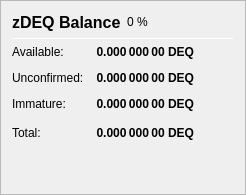
                   <widget class="QFrame" name="frame_ZerocoinBalances">
                    <property name="frameShape">
                     <enum>QFrame::StyledPanel</enum>
                    </property>
                    <property name="frameShadow">
                     <enum>QFrame::Raised</enum>
                    </property>
                    <layout class="QVBoxLayout" name="verticalLayout_7">
                     <item>
                      <layout class="QHBoxLayout" name="horizontalLayout_8" stretch="0,0,0">
                       <item>
                        <widget class="QLabel" name="label_5z_3">
                         <property name="minimumSize">
                          <size>
                           <width>0</width>
                           <height>20</height>
                          </size>
                         </property>
                         <property name="font">
                          <font>
                           <pointsize>12</pointsize>
                           <weight>75</weight>
                           <bold>true</bold>
                          </font>
                         </property>
                         <property name="text">
                          <string>zDEQ Balance</string>
                         </property>
                        </widget>
                       </item>
                       <item>
                        <widget class="QLabel" name="labelzDEQPercent">
                         <property name="text">
                          <string notr="true">0 %</string>
                         </property>
                        </widget>
                       </item>
                       <item>
                        <spacer name="horizontalSpacer_11">
                         <property name="orientation">
                          <enum>Qt::Horizontal</enum>
                         </property>
                         <property name="sizeHint" stdset="0">
                          <size>
                           <width>40</width>
                           <height>20</height>
                          </size>
                         </property>
                        </spacer>
                       </item>
                      </layout>
                     </item>
                     <item>
                      <widget class="Line" name="line_ZerocoinBalance">
                       <property name="minimumSize">
                        <size>
                         <width>0</width>
                         <height>1</height>
                        </size>
                       </property>
                       <property name="maximumSize">
                        <size>
                         <width>16777215</width>
                         <height>1</height>
                        </size>
                       </property>
                       <property name="orientation">
                        <enum>Qt::Horizontal</enum>
                       </property>
                      </widget>
                     </item>
                     <item>
                      <layout class="QGridLayout" name="gridLayout_5">
                       <property name="spacing">
                        <number>12</number>
                       </property>
                       <item row="1" column="0">
                        <widget class="QLabel" name="labelzBalanceMatureText">
                         <property name="toolTip">
                          <string>Mature: more than 20 confirmation and more than 1 mint of the same denomination after it was minted.
These zDEQ are spendable.</string>
                         </property>
                         <property name="text">
                          <string>Available:</string>
                         </property>
                        </widget>
                       </item>
                       <item row="1" column="1">
                        <widget class="QLabel" name="labelzBalanceMature">
                         <property name="font">
                          <font>
                           <weight>75</weight>
                           <bold>true</bold>
                          </font>
                         </property>
                         <property name="toolTip">
                          <string>Mature: more than 20 confirmation and more than 1 mint of the same denomination after it was minted.
These zDEQ are spendable.</string>
                         </property>
                         <property name="text">
                          <string notr="true">0.000 000 00 DEQ</string>
                         </property>
                         <property name="alignment">
                          <set>Qt::AlignRight|Qt::AlignTrailing|Qt::AlignVCenter</set>
                         </property>
                        </widget>
                       </item>
                       <item row="2" column="0">
                        <widget class="QLabel" name="labelzBalanceUnconfirmedText">
                         <property name="toolTip">
                          <string>Unconfirmed: less than 20 confirmations
Immature: confirmed, but less than 1 mint of the same denomination after it was minted</string>
                         </property>
                         <property name="text">
                          <string>Unconfirmed:</string>
                         </property>
                        </widget>
                       </item>
                       <item row="2" column="1">
                        <widget class="QLabel" name="labelzBalanceUnconfirmed">
                         <property name="font">
                          <font>
                           <weight>75</weight>
                           <bold>true</bold>
                          </font>
                         </property>
                         <property name="toolTip">
                          <string>Unconfirmed: less than 20 confirmations
Immature: confirmed, but less than 1 mint of the same denomination after it was minted</string>
                         </property>
                         <property name="text">
                          <string notr="true">0.000 000 00 DEQ</string>
                         </property>
                         <property name="alignment">
                          <set>Qt::AlignRight|Qt::AlignTrailing|Qt::AlignVCenter</set>
                         </property>
                        </widget>
                       </item>
                       <item row="3" column="0">
                        <widget class="QLabel" name="labelzBalanceImmatureText">
                         <property name="toolTip">
                          <string>Unconfirmed: less than 20 confirmations
Immature: confirmed, but less than 1 mint of the same denomination after it was minted</string>
                         </property>
                         <property name="text">
                          <string>Immature:</string>
                         </property>
                        </widget>
                       </item>
                       <item row="3" column="1">
                        <widget class="QLabel" name="labelzBalanceImmature">
                         <property name="font">
                          <font>
                           <weight>75</weight>
                           <bold>true</bold>
                          </font>
                         </property>
                         <property name="toolTip">
                          <string>Unconfirmed: less than 20 confirmations
Immature: confirmed, but less than 1 mint of the same denomination after it was minted</string>
                         </property>
                         <property name="text">
                          <string notr="true">0.000 000 00 DEQ</string>
                         </property>
                         <property name="alignment">
                          <set>Qt::AlignRight|Qt::AlignTrailing|Qt::AlignVCenter</set>
                         </property>
                        </widget>
                       </item>
                       <item row="4" column="0">
                        <widget class="QLabel" name="labelzBalanceText">
                         <property name="toolTip">
                          <string>Your current zDEQ balance, unconfirmed and immature zDEQ included.</string>
                         </property>
                         <property name="text">
                          <string>Total:</string>
                         </property>
                        </widget>
                       </item>
                       <item row="4" column="1">
                        <widget class="QLabel" name="labelzBalance">
                         <property name="font">
                          <font>
                           <weight>75</weight>
                           <bold>true</bold>
                          </font>
                         </property>
                         <property name="cursor">
                          <cursorShape>IBeamCursor</cursorShape>
                         </property>
                         <property name="toolTip">
                          <string>Your current zDEQ balance, unconfirmed and immature zDEQ included.</string>
                         </property>
                         <property name="text">
                          <string notr="true">0.000 000 00 DEQ</string>
                         </property>
                         <property name="alignment">
                          <set>Qt::AlignRight|Qt::AlignTrailing|Qt::AlignVCenter</set>
                         </property>
                         <property name="textInteractionFlags">
                          <set>Qt::LinksAccessibleByMouse|Qt::TextSelectableByKeyboard|Qt::TextSelectableByMouse</set>
                         </property>
                        </widget>
                       </item>
                       <item row="4" column="2">
                        <spacer name="horizontalSpacer_4">
                         <property name="orientation">
                          <enum>Qt::Horizontal</enum>
                         </property>
                         <property name="sizeHint" stdset="0">
                          <size>
                           <width>40</width>
                           <height>20</height>
                          </size>
                         </property>
                        </spacer>
                       </item>
                      </layout>
                     </item>
                     <item>
                      <spacer name="verticalSpacer_4">
                       <property name="orientation">
                        <enum>Qt::Vertical</enum>
                       </property>
                       <property name="sizeHint" stdset="0">
                        <size>
                         <width>20</width>
                         <height>40</height>
                        </size>
                       </property>
                      </spacer>
                     </item>
                    </layout>
                   </widget>
